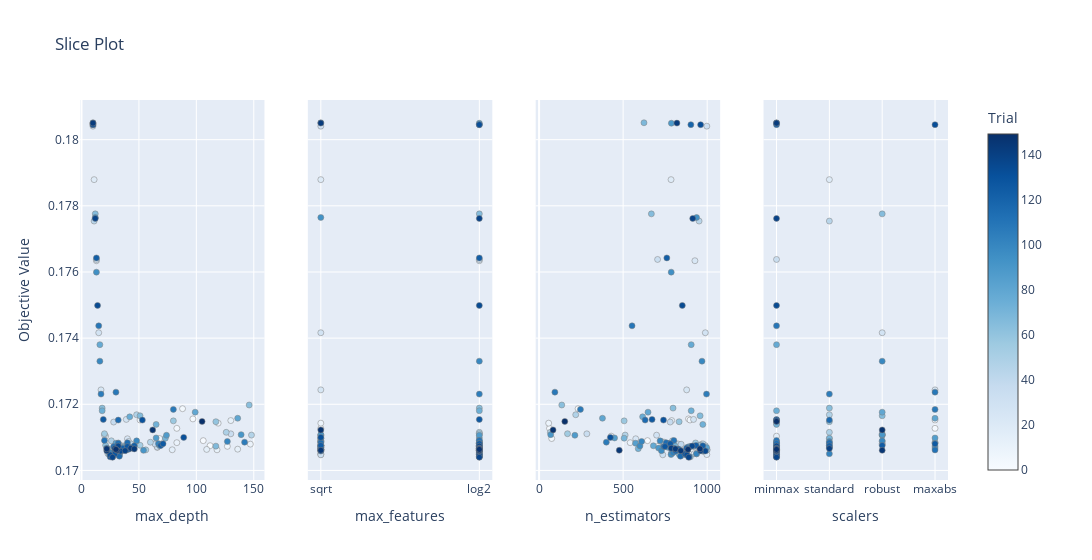

The notebook cell saved with this chart:
### Code cell
# Hyperparameters to score dependency

optuna.visualization.plot_slice(study_rfr)

### Figure 1 — Plotly figure (JSON) as saved in the notebook; plotly's stock layout.template omitted (floating-point values rounded to 4 significant figures; data arrays with more than 128 entries replaced by an {"elided": "..."} marker saying what was removed)
{"data": [{"marker": {"color": {"elided": "150 int values"}, "colorbar": {"title": {"text": "Trial"}, "x": 1, "xpad": 40}, "colorscale": [[0, "rgb(247,251,255)"], [0.125, "rgb(222,235,247)"], [0.25, "rgb(198,219,239)"], [0.375, "rgb(158,202,225)"], [0.5, "rgb(107,174,214)"], [0.625, "rgb(66,146,198)"], [0.75, "rgb(33,113,181)"], [0.875, "rgb(8,81,156)"], [1, "rgb(8,48,107)"]], "line": {"color": "Grey", "width": 0.5}, "showscale": true}, "mode": "markers", "name": "Feasible Trial", "showlegend": false, "type": "scatter", "x": {"elided": "150 int values"}, "xaxis": "x", "y": {"elided": "150 float values"}, "yaxis": "y"}, {"marker": {"color": {"elided": "150 int values"}, "colorbar": {"title": {"text": "Trial"}, "x": 1, "xpad": 40}, "colorscale": [[0, "rgb(247,251,255)"], [0.125, "rgb(222,235,247)"], [0.25, "rgb(198,219,239)"], [0.375, "rgb(158,202,225)"], [0.5, "rgb(107,174,214)"], [0.625, "rgb(66,146,198)"], [0.75, "rgb(33,113,181)"], [0.875, "rgb(8,81,156)"], [1, "rgb(8,48,107)"]], "line": {"color": "Grey", "width": 0.5}, "showscale": false}, "mode": "markers", "name": "Feasible Trial", "showlegend": false, "type": "scatter", "x": {"elided": "150 str values"}, "xaxis": "x2", "y": {"elided": "150 float values"}, "yaxis": "y2"}, {"marker": {"color": {"elided": "150 int values"}, "colorbar": {"title": {"text": "Trial"}, "x": 1, "xpad": 40}, "colorscale": [[0, "rgb(247,251,255)"], [0.125, "rgb(222,235,247)"], [0.25, "rgb(198,219,239)"], [0.375, "rgb(158,202,225)"], [0.5, "rgb(107,174,214)"], [0.625, "rgb(66,146,198)"], [0.75, "rgb(33,113,181)"], [0.875, "rgb(8,81,156)"], [1, "rgb(8,48,107)"]], "line": {"color": "Grey", "width": 0.5}, "showscale": false}, "mode": "markers", "name": "Feasible Trial", "showlegend": false, "type": "scatter", "x": {"elided": "150 int values"}, "xaxis": "x3", "y": {"elided": "150 float values"}, "yaxis": "y3"}, {"marker": {"color": {"elided": "150 int values"}, "colorbar": {"title": {"text": "Trial"}, "x": 1, "xpad": 40}, "colorscale": [[0, "rgb(247,251,255)"], [0.125, "rgb(222,235,247)"], [0.25, "rgb(198,219,239)"], [0.375, "rgb(158,202,225)"], [0.5, "rgb(107,174,214)"], [0.625, "rgb(66,146,198)"], [0.75, "rgb(33,113,181)"], [0.875, "rgb(8,81,156)"], [1, "rgb(8,48,107)"]], "line": {"color": "Grey", "width": 0.5}, "showscale": false}, "mode": "markers", "name": "Feasible Trial", "showlegend": false, "type": "scatter", "x": {"elided": "150 str values"}, "xaxis": "x4", "y": {"elided": "150 float values"}, "yaxis": "y4"}], "layout": {"title": {"text": "Slice Plot"}, "width": 1200, "xaxis": {"anchor": "y", "domain": [0, 0.2125], "title": {"text": "max_depth"}}, "xaxis2": {"anchor": "y2", "categoryarray": ["sqrt", "log2", null], "categoryorder": "array", "domain": [0.2625, 0.475], "title": {"text": "max_features"}, "type": "category"}, "xaxis3": {"anchor": "y3", "domain": [0.525, 0.7375], "title": {"text": "n_estimators"}}, "xaxis4": {"anchor": "y4", "categoryarray": ["minmax", "standard", "robust", "maxabs", null], "categoryorder": "array", "domain": [0.7875, 1], "title": {"text": "scalers"}, "type": "category"}, "yaxis": {"anchor": "x", "domain": [0, 1], "title": {"text": "Objective Value"}}, "yaxis2": {"anchor": "x2", "domain": [0, 1], "matches": "y", "showticklabels": false}, "yaxis3": {"anchor": "x3", "domain": [0, 1], "matches": "y", "showticklabels": false}, "yaxis4": {"anchor": "x4", "domain": [0, 1], "matches": "y", "showticklabels": false}}}
